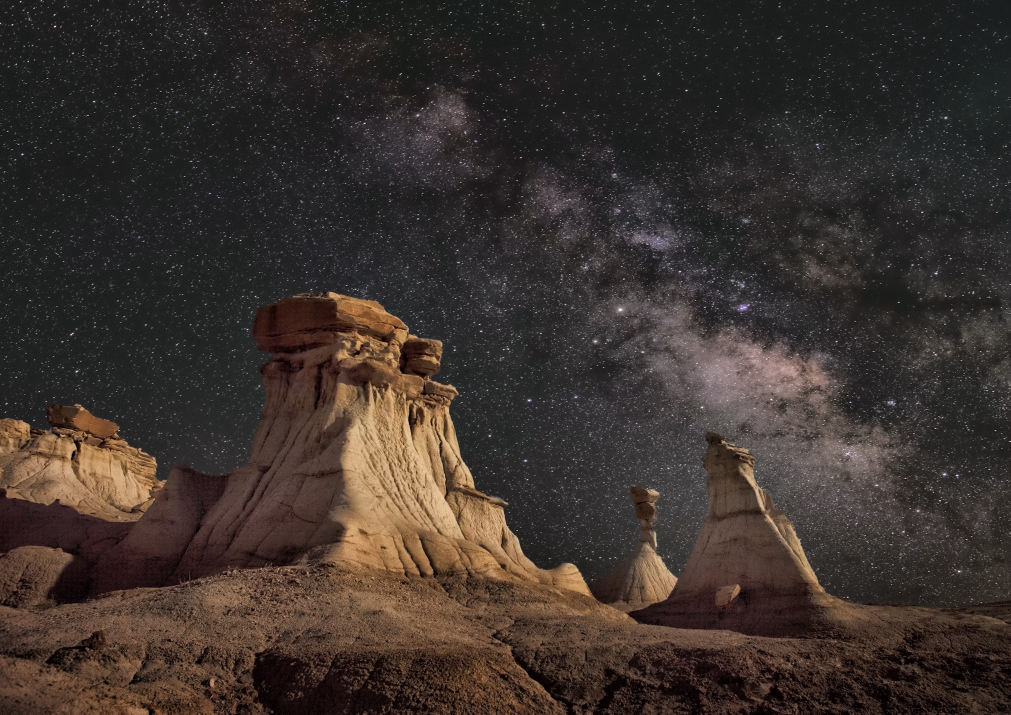
%> input picture photo-1537819191377-d3305ffddce4.png, 2021 x 1429 px (shown at 1/2 size)
$ octave main.m   (GNU Octave 9; MATLAB toolbox functions it lacks are replaced by stand-ins)
%> lines starting %> are read from the running program, lines starting %| are printed output that depends on the picture
### functions/loadTargetImage.m
function targetImage = loadTargetImage()
%Allows the user to select and load the target image.
% The target image is the image that the final mosaic must reproduce.

    [fileName, filePath] = uigetfile( ...
        {'*.jpg;*.jpeg;*.png;*.bmp', 'Image Files (*.jpg, *.png, *.bmp)'}, ...
        'Select the target image');
%> the answer given: photo-1537819191377-d3305ffddce4.png

    if isequal(fileName, 0)
        error('No target image selected.');
    end

    targetImage = imread(fullfile(filePath, fileName));
%> targetImage is the input picture: size 1429x2021x3 uint8; mean R, G, B 59.4, 50.2, 45.4

    if size(targetImage, 3) == 1
        targetImage = repmat(targetImage, [1 1 3]);
    end

    targetImage = im2double(targetImage);
%> targetImage: size 1429x2021x3 double

end

### functions/resizeTiles.m
function tiles = resizeTiles(rawTiles, tileSize,d)
%Resizes all tile images to the same size.

    numTiles = length(rawTiles);
    tiles = cell(numTiles, 1);

    for i = 1:numTiles
        tiles{i} = imresize(rawTiles{i}, tileSize);

        if nargin > 2 && isvalid(d)
            d.Value = i / numTiles;
            d.Message = sprintf('Resizing tile %d of %d...', i, numTiles);
        end
    end

end

### functions/generateMosaic.m
function mosaic = generateMosaic(target, tiles, tileSize, method, opts)
%Build the photomosaic by replacing each block by its best tile.


    if nargin < 4 || isempty(method), method = 'mean_rgb'; end
    if nargin < 5,                    opts   = struct();   end
    if ~isfield(opts, 'nBins'),        opts.nBins = 8;        end
    if ~isfield(opts, 'weights'),      opts.weights = [1 1 1]; end
    if ~isfield(opts, 'colorCorrect'), opts.colorCorrect = false; end
    if ~isfield(opts, 'blendAlpha'),   opts.blendAlpha = 0;       end

    switch lower(method)
        case 'mean_rgb'
            tileFeatures = computeTileFeatures(tiles);
            featFun      = @(blk) computeBlockFeature(blk);
            matchFun     = @(bf)  matchTile(bf, tileFeatures);

        case 'luminance'
            tileFeatures = computeTileFeatures_luminance(tiles);
            featFun      = @(blk) computeBlockFeature_luminance(blk);
            matchFun     = @(bf)  matchTile(bf, tileFeatures);

        case 'texture'
            tileFeatures = computeTileFeatures_texture(tiles);
            featFun      = @(blk) computeBlockFeature_texture(blk);
            matchFun     = @(bf)  matchTile(bf, tileFeatures);

        % [9 lines of commented-out code are left out]
        case {'histogram_bhattacharyya'}
            tileFeatures = computeTileFeatures_histogram(tiles, opts.nBins);
            featFun      = @(blk) computeBlockFeature_histogram(blk, opts.nBins);
            matchFun = @(bf) matchTile_histogram(bf, tileFeatures, 'bhattacharyya');

        case 'combined'
            tileFeatures = computeTileFeatures_combined(tiles, opts.weights);
            featFun      = @(blk) computeBlockFeature_combined(blk, opts.weights);
            matchFun     = @(bf)  matchTile(bf, tileFeatures);

        otherwise
            error('generateMosaic:unknownMethod', ...
                'Unknown matching method "%s".', method);
    end


    [H, W, ~] = size(target);
    tileH = tileSize(1); tileW = tileSize(2);

    H = tileH * floor(H / tileH);
    W = tileW * floor(W / tileW);
    target = target(1:H, 1:W, :);
    mosaic = zeros(H, W, 3);

    for r = 1:tileH:H
        for c = 1:tileW:W
            block = target(r:r+tileH-1, c:c+tileW-1, :);

            bf       = featFun(block);
            bestIdx  = matchFun(bf);
            bestTile = tiles{bestIdx};

            if opts.colorCorrect
                bestTile = applyColorCorrection(bestTile, block);
            end

            if opts.blendAlpha > 0
                bestTile = applyBlending(bestTile, block, opts.blendAlpha);
            end

            mosaic(r:r+tileH-1, c:c+tileW-1, :) = bestTile;
        end
    end
end

### functions/loadTileDataset.m
function rawTiles = loadTileDataset(tilesFolder)
%Loads all tile images from a selected folder.

    matFiles = dir(fullfile(tilesFolder, '*batch*.mat'));

    if ~isempty(matFiles)
        rawTiles={};

        for f =1:length(matFiles)
            batchpath=fullfile(tilesFolder,matFiles(f).name);
            batchdata=load(batchpath);

            if isfield(batchdata,'data')
                X=batchdata.data;
                numImages=size(X,1);
                batchtiles=cell(numImages,1);

                for i = 1:numImages
                    imgRow= X(i, :);

                    R = reshape(imgRow(1:1024), [32, 32]).';
                    G = reshape(imgRow(1025:2048), [32, 32]).';
                    B = reshape(imgRow(2049:3072), [32, 32]).';

                    tileImage = cat(3, R, G, B);

                    batchtiles{i} = im2double(tileImage);
                end


                rawTiles = [rawTiles; batchtiles];
            end
        end

        numTiles=length(rawTiles);
        if numTiles==0
            error("no valid data matrix in batch files");
        end
    else


    imageExtensions ={'*.jpg', '*.jpeg', '*.png', '*.bmp'};

    tileFiles =[];

    for i= 1:length(imageExtensions)
        tileFiles = [tileFiles; dir(fullfile(tilesFolder, imageExtensions{i}))];
    end

    numTiles = length(tileFiles);

    if numTiles == 0
        error('No tile images found in the selected folder.');
    end

    rawTiles = cell(numTiles, 1);

    for i = 1:numTiles

        tilePath= fullfile(tilesFolder, tileFiles(i).name);
        tileImage = imread(tilePath);

        if size(tileImage,3)== 1
            tileImage = repmat(tileImage, [1 1 3]);
        end
        tileImage = im2double(tileImage);
        rawTiles{i} =tileImage;

    end
    fprintf('Number of tiles loaded: %d\n', numTiles);
    end
end

### main.m

clc;
clear;
close all;

addpath('functions');


tileSize=[30 30];
nBins= 8;
weights = [3 1 1];
saveResults = false;

useTriangleTiles = false;

opts = struct( ...
    'nBins',        nBins, ...
    'weights',      weights, ...
    'colorCorrect', true, ...
    'blendAlpha',   0.15);


if useTriangleTiles

    methods = { ...
        'triangle_mean_rgb', 'Triangular Mosaic - Mean RGB'; ...
    };

else

    methods={ ...
        'mean_rgb',                'Mean RGB (baseline)'; ...
        'luminance',               'Luminance + std Y'; ...
        'texture',                 'Texture (Sobel)'; ...
        'histogram_bhattacharyya', 'Histogram Bhattacharyya'; ...
        'combined',                'Combined (color+lum+tex)'; ...
    };

end

nMethods= size(methods, 1);
targetImage = loadTargetImage();
tilesFolder = uigetdir(pwd, 'Select the folder containing the tile dataset');
%> the answer given: .

if isequal(tilesFolder, 0)
    error('No tile folder selected.');
end

rawTiles = loadTileDataset(tilesFolder);
%> rawTiles = 2 items
tiles = resizeTiles(rawTiles, tileSize);
%> in resizeTiles, `numTiles = length(rawTiles);`: numTiles = 2
%> in resizeTiles, `tiles = cell(numTiles, 1);`: tiles = {[], []}
%> the loop in resizeTiles, `for i = 1:numTiles` made 2 passes
%> after the loop in resizeTiles, `for i = 1:numTiles`: tiles = 2 items
%> tiles = 2 items

[H, W, ~] = size(targetImage);
%> H = 1429; W = 2021

H = tileSize(1) * floor(H / tileSize(1));
%> H = 1410
W = tileSize(2) * floor(W / tileSize(2));
%> W = 2010

targetCropped = targetImage(1:H, 1:W, :);
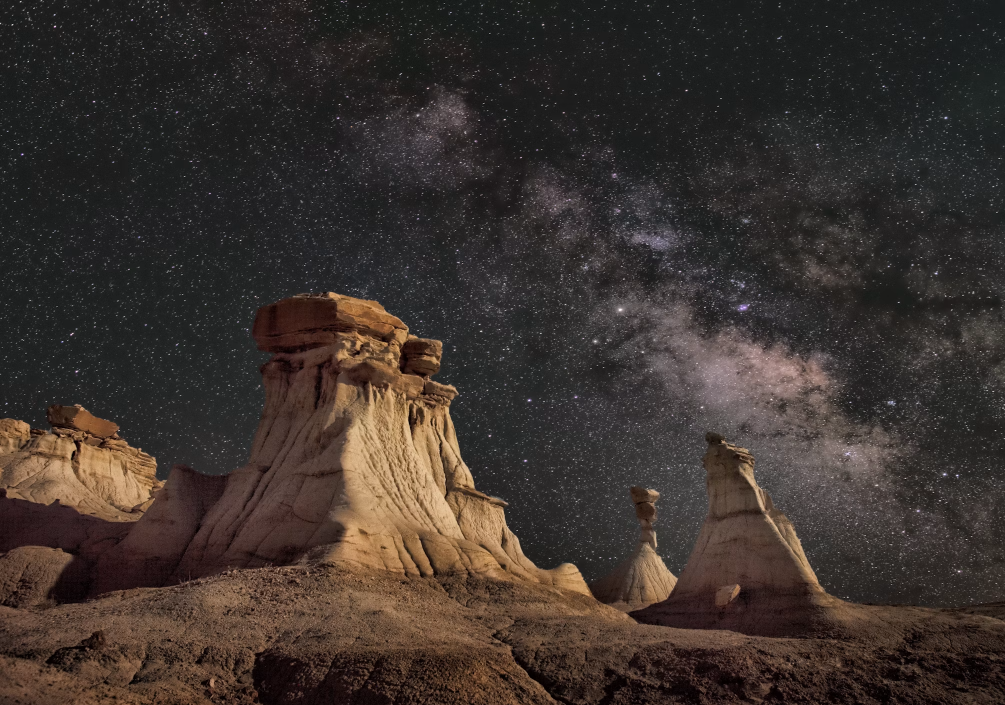
%> targetCropped: size 1410x2010x3 double (shown at 1/2 size); mean R, G, B 0.234, 0.198, 0.179

if useTriangleTiles
    shapeName = 'Triangular';
else
    shapeName = 'Square';
end

fprintf('\n=== Configuration ===\n');
fprintf('Target size after crop : %d x %d\n', H, W);
%| Target size after crop : 1410 x 2010
fprintf('Tile size              : %d x %d\n', tileSize(1), tileSize(2));
fprintf('Number of tiles        : %d\n', numel(tiles));
%| Number of tiles        : 2
%> the run ends on the next line
fprintf('Tile shape             : %s\n', shapeName);
fprintf('Methods to test        : %d\n\n', nMethods);


mosaics  = cell(nMethods, 1);
timings  = zeros(nMethods, 1);
psnrVals = zeros(nMethods, 1);
ssimVals = zeros(nMethods, 1);

for k = 1:nMethods

    methodKey  = methods{k, 1};
    methodName = methods{k, 2};

    fprintf('[%d/%d] Running method: %-30s ... ', ...
        k, nMethods, methodName);

    tic;

    if useTriangleTiles

        mosaics{k} = generateTriangleMosaic( ...
            targetImage, tiles, tileSize, opts);

    else

        mosaics{k} = generateMosaic( ...
